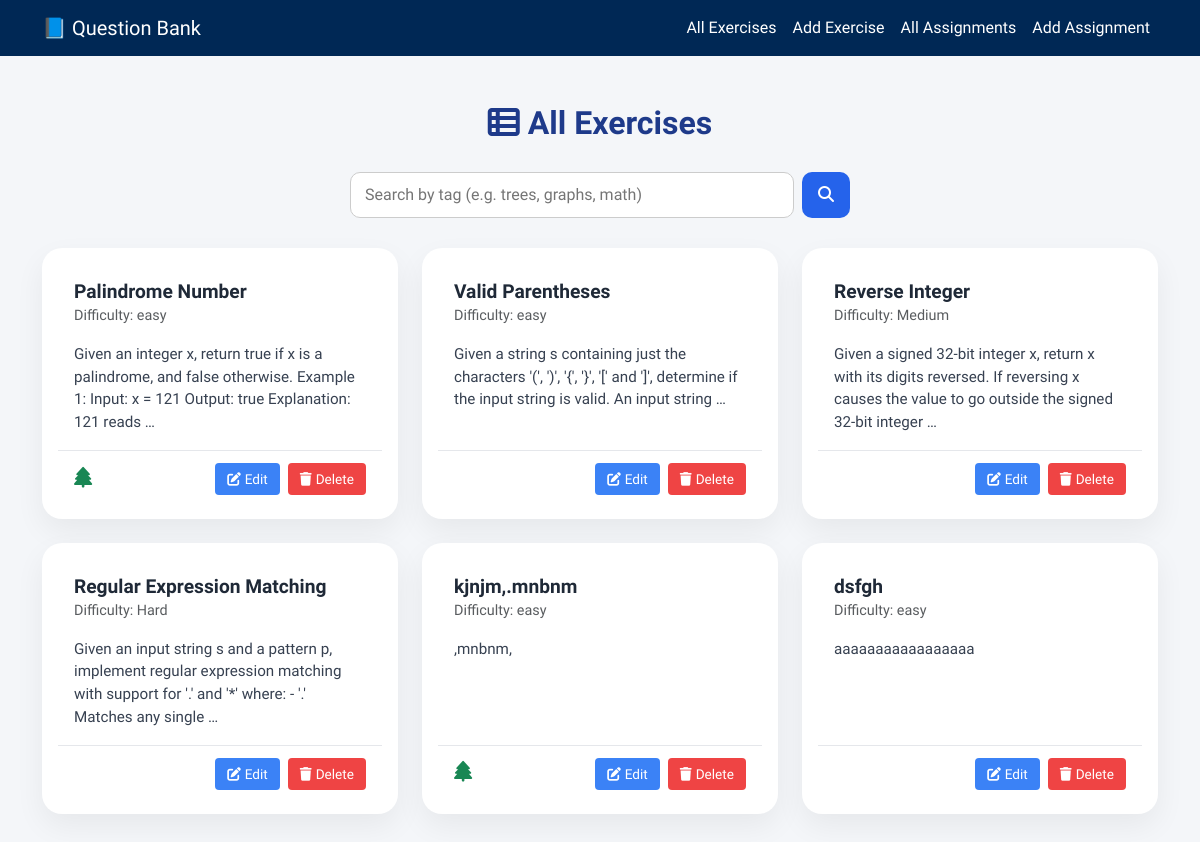
Before: / with the older database file.
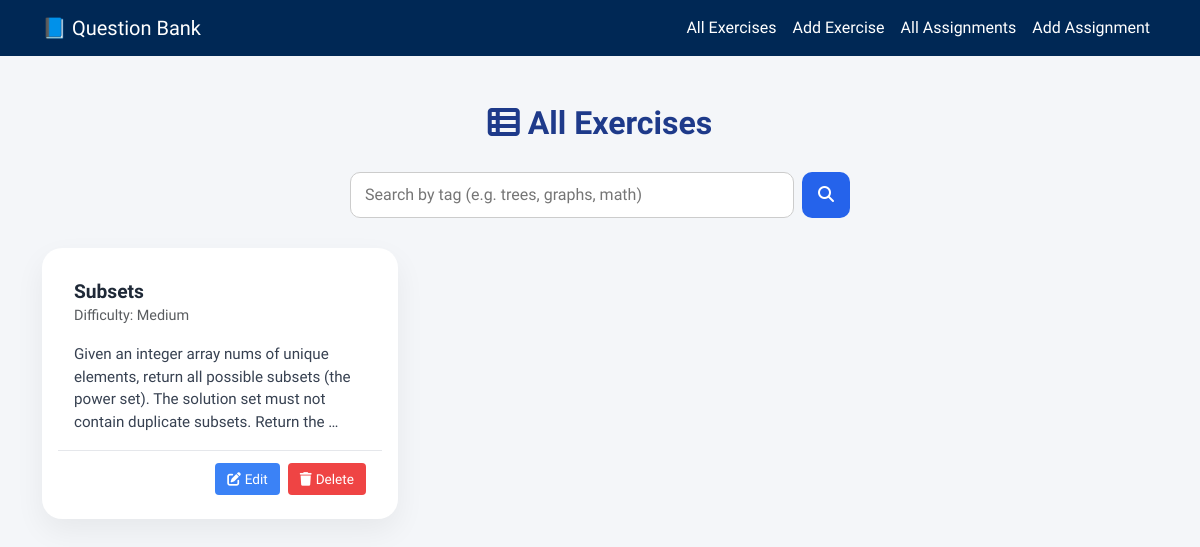
After: the same page with the newer database file.
### core/models.py (models this page shows, shortened)
class Exercise(models.Model):
    title      = models.CharField(max_length=255)
    content    = models.TextField()
    difficulty = models.CharField(max_length=50, blank=True)
    tags = models.JSONField(blank=True, null=True)

### core/views.py (the view)
# urls.py: path('', views.exercises_list, name='exercises_list'),
def exercises_list(request):
    tag = request.GET.get('tag')
    if tag:
        tag = tag.lower()
        exercises = Exercise.objects.filter(tags__contains=[tag])
    else:
        exercises = Exercise.objects.all()
    return render(request, 'core/exercises_list.html', {
        'exercises': exercises,
        'query': tag,
    })

### core/templates/core/exercises_list.html (shortened to what this page needs)
{% load static %}
<!DOCTYPE html>
<html lang="en">
<head>
  <link href="https://cdn.jsdelivr.net/npm/bootstrap@5.3.3/dist/css/bootstrap.min.css" rel="stylesheet">
  <link rel="stylesheet" href="{% static 'core/style.css' %}">
</head>
<body>
<nav class="navbar navbar-expand-lg">
  <div class="container">
    <a class="navbar-brand" href="/">📘 Question Bank</a>
    <div class="navbar-nav ms-auto">
      <a class="nav-link" href="{% url 'exercises_list' %}">All Exercises</a>
      <a class="nav-link" href="{% url 'exercises_add' %}">Add Exercise</a>
        <a class="nav-link" href="{% url 'assignments_list' %}">All Assignments</a>
  <a class="nav-link" href="{% url 'create_assignment' %}">Add Assignment</a>
    </div>
  </div>
</nav>
<div class="container py-5">
  <h2><i class="fas fa-th-list me-2"></i>All Exercises</h2>
  <form method="get" class="search-bar">
    <input type="text" name="tag" value="{{ query|default_if_none:'' }}" placeholder="Search by tag (e.g. trees, graphs, math)">
    <button type="submit"><i class="fas fa-search"></i></button>
  </form>
  {% if exercises %}
    <div class="row gy-4">
      {% for ex in exercises %}
        <div class="col-md-6 col-lg-4">
          <div class="card p-3 h-100 d-flex flex-column">
            <div class="card-body d-flex flex-column">
              <h5 class="card-title">{{ ex.title }}</h5>
              <h6 class="card-subtitle mb-2 text-muted">Difficulty: {{ ex.difficulty }}</h6>
              {% if ex.content %}
                <p class="card-text">{{ ex.content|truncatewords:25 }}</p>
              {% endif %}
            </div>
            <div class="card-footer d-flex justify-content-between align-items-center">
              <div class="tag-icons">
                {% if "trees" in ex.tags %}
                  <a href="?tag=trees" title="Trees"><i class="fas fa-tree text-success"></i></a>
                {% endif %}
              </div>
              <div class="d-flex gap-2">
                <a href="{% url 'exercises_edit' ex.pk %}" class="btn btn-edit btn-sm"><i class="fas fa-edit me-1"></i>Edit</a>
                <form action="{% url 'exercises_delete' ex.pk %}" method="post" onsubmit="return confirm('Are you sure you want to delete this exercise?');">
                  <button type="submit" class="btn btn-delete btn-sm"><i class="fas fa-trash me-1"></i>Delete</button>
                </form>
              </div>
            </div>
          </div>
        </div>
      {% endfor %}
    </div>
  {% else %}
    <div class="no-exercises">
      <i class="fas fa-info-circle"></i> No exercises yet. Try adding one!
    </div>
  {% endif %}
</div>
</body>
</html>

### core/static/core/style.css (style rules this page uses)
body { background: #f0f8ff; font-family: 'Segoe UI', sans-serif; }

### core/templates/core/exercises_list.html (style rules this page uses)
body { background-color: #f4f6f9; font-family: 'Heebo', sans-serif; }
.navbar { background-color: #002855; }
.navbar-brand, .nav-link { color: white !important; font-weight: 500; }
h2 { font-weight: 600; margin-bottom: 30px; text-align: center; color: #1e3a8a; }
.search-bar { max-width: 500px; margin: 0 auto 30px; display: flex; gap: 8px; }
.search-bar input { border-radius: 10px; padding: 10px 14px; border: 1px solid #ccc; flex: 1; }
.search-bar button { background-color: #2563eb; color: white; padding: 10px 16px; border: none; border-radius: 10px; font-weight: 500; transition: background 0.3s ease; }
.card { border: none; border-radius: 20px; background: #ffffff; box-shadow: 0 12px 30px rgba(0, 0, 0, 0.06); transition: all 0.3s ease; }
.card-title { font-size: 1.2rem; font-weight: 600; color: #1f2937; }
.card-subtitle { font-size: 0.9rem; color: #6b7280; }
.card-text { margin-top: 10px; font-size: 0.95rem; color: #374151; }
.card-footer { border-top: 1px solid #e5e7eb; background: transparent; padding-top: 12px; margin-top: auto; }
.btn-sm { font-size: 0.85rem; padding: 6px 12px; }
.btn-edit { background-color: #3b82f6; color: white; border: none; }
.btn-delete { background-color: #ef4444; color: white; border: none; }

Changed rows visible on the page:
removed Exercise: title "Palindrome Number", difficulty "easy", content "Given an integer x, return true if x is a palindrome, and false otherwise. Example 1: Input: x = 121 Output: true Explanation: 121 reads …"
removed Exercise: title "Valid Parentheses", difficulty "easy", content "Given a string s containing just the characters '(', ')', '{', '}', '[' and ']', determine if the input string is valid. An input string …"
removed Exercise: title "Reverse Integer", difficulty "Medium", content "Given a signed 32-bit integer x, return x with its digits reversed. If reversing x causes the value to go outside the signed 32-bit integer …"
removed Exercise: title "Regular Expression Matching", difficulty "Hard", content "Given an input string s and a pattern p, implement regular expression matching with support for '.' and '*' where: - '.' Matches any single …"
removed Exercise: title "kjnjm,.mnbnm", difficulty "easy", content ",mnbnm,"
removed Exercise: title "dsfgh", difficulty "easy", content "aaaaaaaaaaaaaaaaa"
added Exercise: title "Subsets", difficulty "Medium", content "Given an integer array nums of unique elements, return all possible subsets (the power set). The solution set must not contain duplicate subsets. Return the …"
